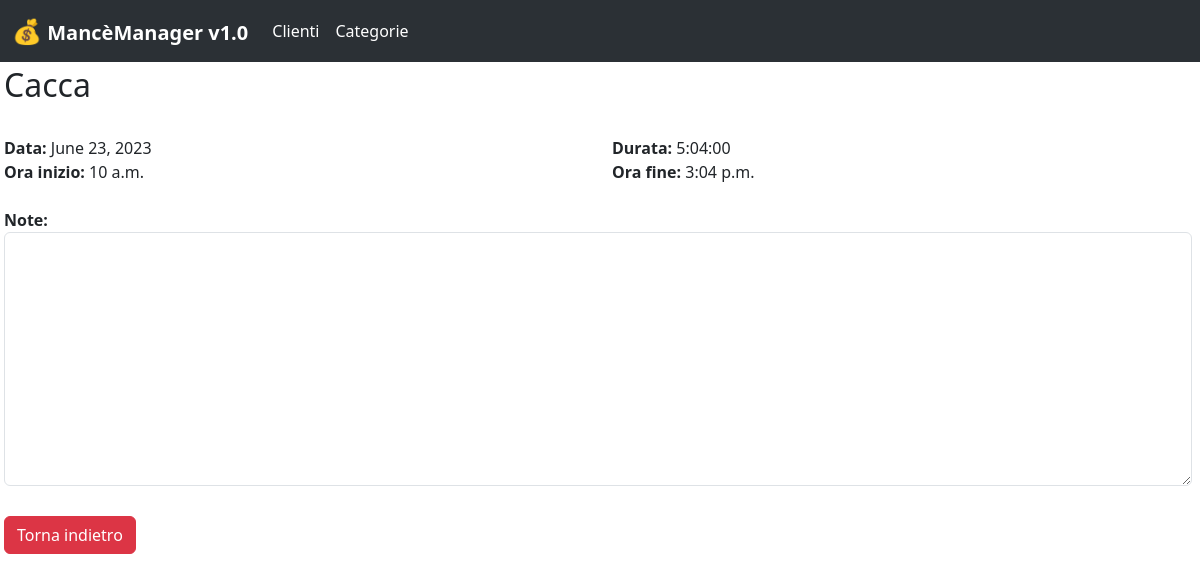
Screenshot of /client/3/activity/3/ with the database file from the repository.
### base/models.py (models this page shows, shortened)
class Activity(Model):
    client = models.ForeignKey(
        Client,
        on_delete=models.CASCADE,
        related_name='activities',
        related_query_name='activity'
    )
    category = models.ForeignKey(
        Category,
        on_delete=models.SET_NULL,
        related_name='activities',
        null=True,
    )
    date = models.DateField()
    start_hour = models.TimeField()
    end_hour = models.TimeField()
    note = models.TextField(null=True, blank=True)
    @property
    def duration(self):
        tmp_start = datetime.datetime.combine(self.date, self.start_hour)
        tmp_end = datetime.datetime.combine(self.date, self.end_hour)
        return (tmp_end - tmp_start)

class Category(Model):
    category_name = models.CharField(max_length=100, unique=True)
    def __str__(self):
        return self.category_name

### base/views.py (the view)
# urls.py: path('client/<int:id>/activity/<pk>/', ActivityDetailView.as_view(), name='activity_detail'),
class ActivityDetailView(DetailView):
    template_name = 'base/activity_detail.html'
    model = Activity
    def get_context_data(self, **kwargs):
        context = super(ActivityDetailView, self).get_context_data()
        context['client'] = get_object_or_404(Client, id=self.kwargs['id'])
        return context

### base/templates/base/activity_detail.html
{% extends 'index.html' %}
{% block content %}
    <h2>{{ activity.category }}</h2>
    <br>
    <div class="row">
        <div class="col-sm">
            <b>Data:</b> {{ activity.date }}
            <br>
            <b>Ora inizio:</b> {{ activity.start_hour }}
        </div>
        <div class="col-sm">
            <b>Durata:</b> {{ activity.duration }}
            <br>
            <b>Ora fine:</b> {{ activity.end_hour }}
        </div>
    </div>
    <br>
    <div>
        <b>Note:</b>
        <br>
        <label>
            <textarea class="form-control" rows="10" style="width: 99vw" readonly>{{ activity.note }}</textarea>
        </label>
    </div>
    <br>
    <a class="btn btn-danger" href="/client/{{ client.id }}">Torna indietro</a>
{% endblock %}

### rows the page displays
Activity: category "Cacca", date "June 23, 2023", start_hour "10 a.m.", duration "5:04:00", end_hour "3:04 p.m."
